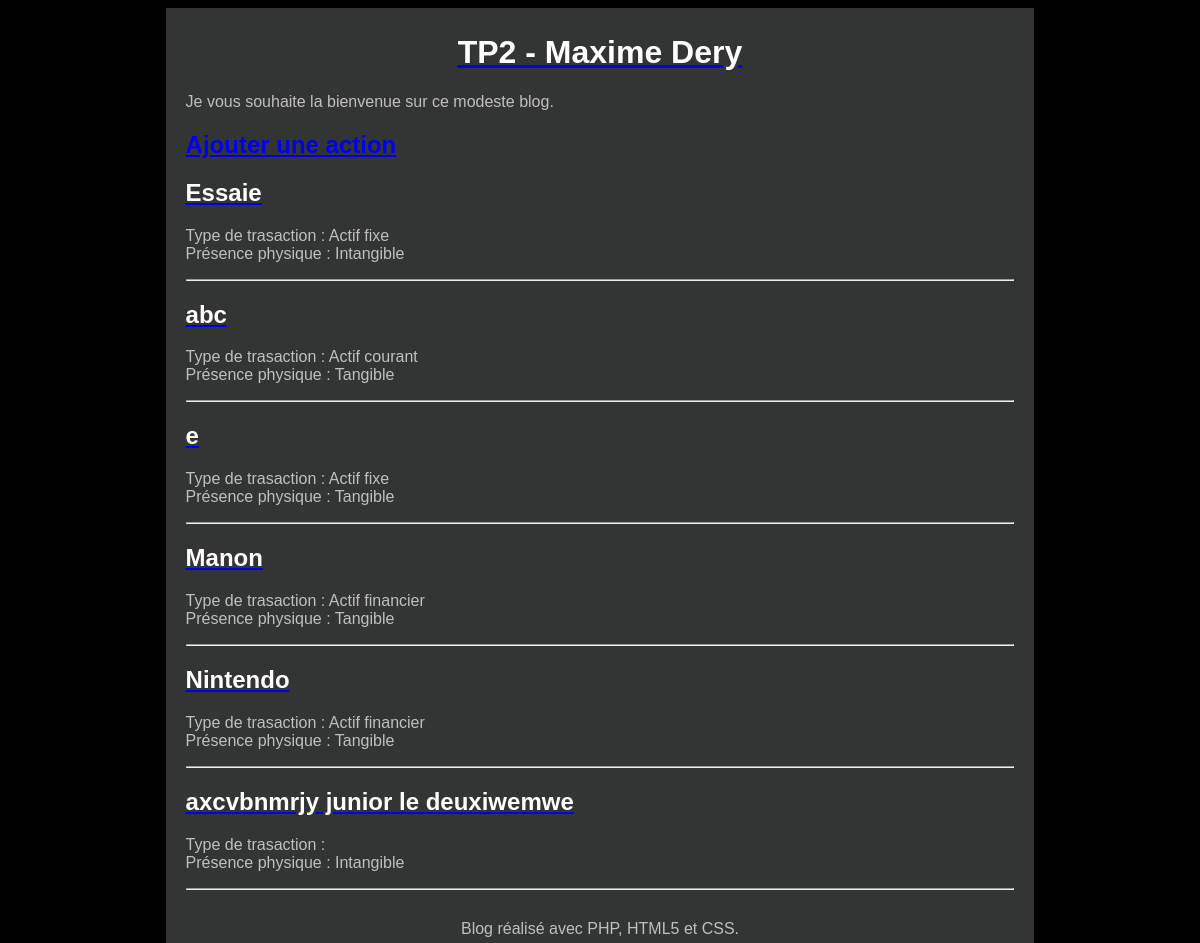
The page / on the database its author committed.
### tables this page shows
CREATE TABLE IF NOT EXISTS `ASSET_REGISTER` (
  `PK_Asset_Register_ID` int(11) NOT NULL,
  `Asset_Name` varchar(100) NOT NULL,
  `Type` varchar(100) NOT NULL,
  `physicalPresence` varchar(100) NOT NULL
);

### Controleur/Controleur.php (called while the page is built, shortened)
<?php
require 'Modele/Modele.php';
function accueil() {
    $registeredActions = getRegisteredActions();
    require 'Vue/vueAccueil.php';
}

### Modele/Modele.php (called while the page is built, shortened)
<?php
function getBdd() {
    $bdd = new PDO('mysql:host=localhost;dbname=Asset Management;charset=utf8', 'root', 'mysql', array(PDO::ATTR_ERRMODE => PDO::ERRMODE_EXCEPTION));
    return $bdd;
}
function getRegisteredActions() {
    $bdd = getBdd();
    $registeredAction = $bdd->query('select * from ASSET_REGISTER'
            . ' order by PK_Asset_Register_ID desc');
    return $registeredAction;
}

### Vue/vueAccueil.php (the view, shortened to what this page needs)
<a href="index.php?action=nouvelAction">
    <h2 class="titreAction">Ajouter une action</h2>
</a>
<?php foreach ($registeredActions as $registeredAction):
    ?>
    <article>
        <header>
            <a href="<?= "index.php?action=registeredAction&id=" . $registeredAction['PK_Asset_Register_ID'] ?>">
                <h1 class="titreAction"><?= $registeredAction['Asset_Name'] ?></h1>
            </a>
             Type de trasaction : <?= $registeredAction['Type'] ?> <br/>
             Présence physique : <?= $registeredAction['physicalPresence'] ?> <br/>
        </header>
    </article>
    <hr />
<?php endforeach; ?>
<?php $contenu = ob_get_clean(); ?>
<?php require 'Vue/gabarit.php'; ?>

### index.php
<?php
require 'Controleur/Controleur.php';
try {
    if (isset($_GET['action'])) {
        if ($_GET['action'] == 'registeredAction') {
            if (isset($_GET['id'])) {
                $id = intval($_GET['id']);
                if ($id != 0) {
                    $erreur = isset($_GET['erreur']) ? $_GET['erreur'] : '';
                    action($id, $erreur);
                } else
                    throw new Exception("Identifiant d'action incorrect");
            } else
                throw new Exception("Aucun identifiant d'action enregistrer");
        } else if ($_GET['action'] == 'event') {
            if (isset($_POST['action_id'])) {
                $id = intval($_POST['action_id']);
                if ($id != 0) {
                    $registeredAction = getRegisteredAction($id);
                    $event = $_POST;
                    event($event);
                } else
                    throw new Exception("Identifiant d'article incorrect");
            } else
                throw new Exception("Aucun identifiant d'article");
        } else if ($_GET['action'] == 'confirmer') {
            if (isset($_GET['action_id'])) {
                $id = intval($_GET['action_id']);
                if ($id != 0) {
                    confirmer($id);
                } else
                    throw new Exception("Identifiant de commentaire incorrect");
            } else
                throw new Exception("Aucun identifiant de commentaire");
        } else if ($_GET['action'] == 'supprimer') {
            if (isset($_POST['action_id'])) {
                $id = intval($_POST['action_id']);
                if ($id != 0) {
                    supprimer($id);
                } else
                    throw new Exception("Identifiant de commentaire incorrect");
            } else
                throw new Exception("Aucun identifiant de commentaire");
        } else if ($_GET['action'] == 'nouvelAction') {
            nouvelAction();
        } else if ($_GET['action'] == 'ajouter') {
            $registerAction = $_POST;
            ajouter($registerAction);
        } else if ($_GET['action'] == 'quelsTypes') {
            quelsTypes($_GET['term']);
        } else {
            throw new Exception("Action non valide");
        }
    } else {
        accueil();
    }
} catch (Exception $e) {
    erreur($e->getMessage());
}

### Vue/gabarit.php (shortened to what this page needs)
<!doctype html>
<html lang="fr">
    <head>
        <link rel="stylesheet" href="Contenu/css/style.css" />
        <link rel="stylesheet" href="http://ajax.googleapis.com/ajax/libs/jqueryui/1.10.1/themes/base/minified/jquery-ui.min.css" type="text/css" />
    </head>
    <body>
        <div id="global">
            <header>
                <a href="index.php"><h1 id="titreBlog">TP2 - Maxime Dery</h1></a>
                <p>Je vous souhaite la bienvenue sur ce modeste blog.</p>
            </header>
            <div id="contenu">
                <?= $contenu ?>
            </div>
            <footer id="piedBlog">
                Blog réalisé avec PHP, HTML5 et CSS.
            </footer>
        </div>
    </body>
</html>

### Contenu/css/style.css (style rules this page uses)
html, body { height: 100%; }
body { color: #bfbfbf; background: black; font-family: 'Futura-Medium', 'Futura', 'Trebuchet MS', sans-serif; }
h1 { color: white; }
#global { min-height: 100%; background: #333534; width: 70%; margin: auto; text-align: justify; padding: 5px 20px; }
#contenu { margin-bottom : 30px; }
#titreBlog, #piedBlog { text-align: center; }

### rows shown on the page
asset_register: Asset_Name "Essaie", Type "Actif fixe", physicalPresence "Intangible"
asset_register: Asset_Name "abc", Type "Actif courant", physicalPresence "Tangible"
asset_register: Asset_Name "e", Type "Actif fixe", physicalPresence "Tangible"
asset_register: Asset_Name "Manon", Type "Actif financier", physicalPresence "Tangible"
asset_register: Asset_Name "Nintendo", Type "Actif financier", physicalPresence "Tangible"
asset_register: Asset_Name "axcvbnmrjy junior le deuxiwemwe", physicalPresence "Intangible"
